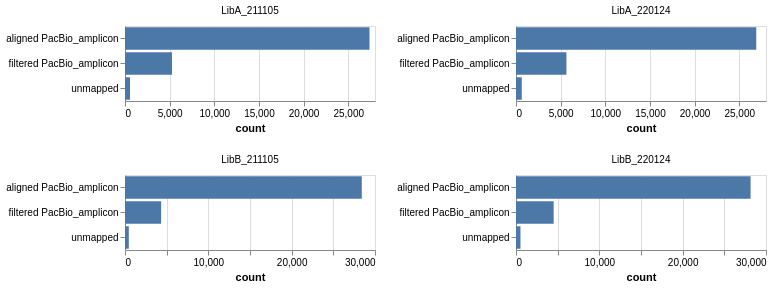

The specification (Vega-Lite) saved for this image:
### Vega-Lite specification from a JSON file in a GitHub repository (floating-point values rounded to 4 significant figures)
{"config": {"view": {"continuousWidth": 300, "continuousHeight": 300}}, "data": {"name": "data-b003f2c0191bd5299e109b939127dda8"}, "mark": {"type": "bar"}, "encoding": {"facet": {"columns": 2, "field": "pacbioRun", "title": null, "type": "nominal"}, "tooltip": [{"field": "category", "type": "nominal"}, {"field": "count", "type": "quantitative"}, {"field": "pacbioRun", "type": "nominal"}, {"field": "library", "type": "nominal"}], "x": {"field": "count", "type": "quantitative"}, "y": {"axis": {"title": null}, "field": "category", "type": "nominal"}}, "height": 75, "resolve": {"scale": {"x": "independent", "y": "independent"}}, "width": 250, "$schema": "https://vega.github.io/schema/vega-lite/v5.json", "datasets": {"data-b003f2c0191bd5299e109b939127dda8": [{"category": "aligned PacBio_amplicon", "count": 27382, "pacbioRun": "LibA_211105", "library": "LibA"}, {"category": "filtered PacBio_amplicon", "count": 5263, "pacbioRun": "LibA_211105", "library": "LibA"}, {"category": "unmapped", "count": 560, "pacbioRun": "LibA_211105", "library": "LibA"}, {"category": "aligned PacBio_amplicon", "count": 28415, "pacbioRun": "LibB_211105", "library": "LibB"}, {"category": "filtered PacBio_amplicon", "count": 4334, "pacbioRun": "LibB_211105", "library": "LibB"}, {"category": "unmapped", "count": 456, "pacbioRun": "LibB_211105", "library": "LibB"}, {"category": "aligned PacBio_amplicon", "count": 26910, "pacbioRun": "LibA_220124", "library": "LibA"}, {"category": "filtered PacBio_amplicon", "count": 5649, "pacbioRun": "LibA_220124", "library": "LibA"}, {"category": "unmapped", "count": 646, "pacbioRun": "LibA_220124", "library": "LibA"}, {"category": "aligned PacBio_amplicon", "count": 28150, "pacbioRun": "LibB_220124", "library": "LibB"}, {"category": "filtered PacBio_amplicon", "count": 4519, "pacbioRun": "LibB_220124", "library": "LibB"}, {"category": "unmapped", "count": 536, "pacbioRun": "LibB_220124", "library": "LibB"}]}}
